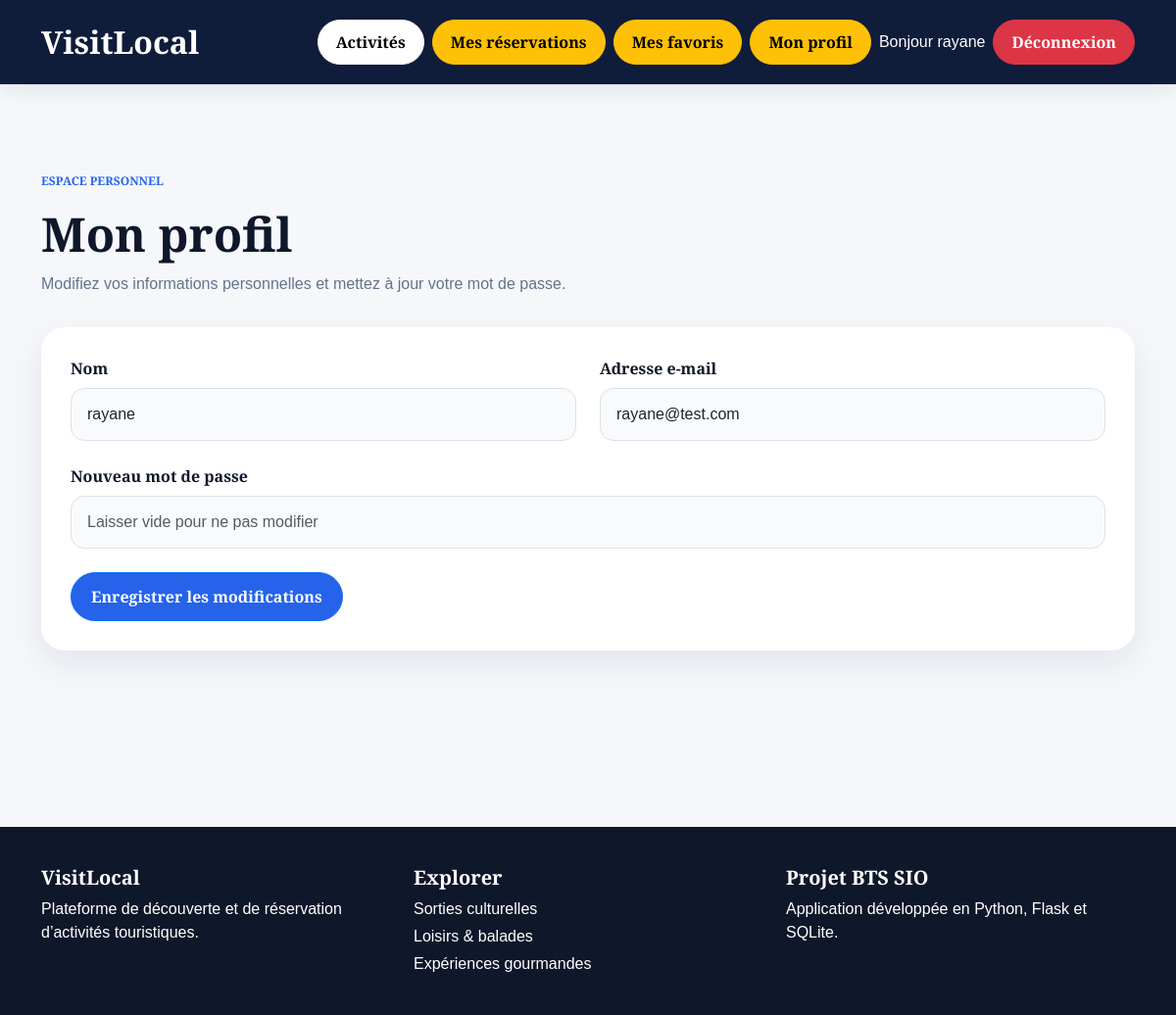
The app's page /profil (signed in) with its own data.
### tables this page shows
CREATE TABLE users (
    id INTEGER PRIMARY KEY AUTOINCREMENT,
    nom TEXT NOT NULL,
    email TEXT NOT NULL UNIQUE,
    mot_de_passe TEXT NOT NULL,
    role TEXT NOT NULL DEFAULT 'user'
);

### app.py (the view, shortened to what this page needs)
@app.route('/profil', methods=['GET', 'POST'])
def profil():
    if 'user_id' not in session:
        return redirect('/login')
    conn = get_db_connection()
    user = conn.execute(
        'SELECT * FROM users WHERE id = ?',
        (session['user_id'],)
    ).fetchone()
    conn.close()
    return render_template('profil.html', user=user)

### app.py (called while the page is built)
def get_db_connection():
    conn = sqlite3.connect('database.db')
    conn.row_factory = sqlite3.Row
    return conn

### templates/profil.html
{% extends 'base.html' %}
{% block content %}
<section class="editorial-section first-section">
    <div class="section-heading">
        <p class="section-kicker">ESPACE PERSONNEL</p>
        <h2>Mon profil</h2>
        <p class="section-description">
            Modifiez vos informations personnelles et mettez à jour votre mot de passe.
        </p>
    </div>
    <div class="admin-form-card">
        <form method="POST">
            <div class="row g-4">
                <div class="col-md-6">
                    <label class="form-label">Nom</label>
                    <input type="text" name="nom" class="form-control" value="{{ user.nom }}" required>
                </div>
                <div class="col-md-6">
                    <label class="form-label">Adresse e-mail</label>
                    <input type="email" name="email" class="form-control" value="{{ user.email }}" required>
                </div>
                <div class="col-12">
                    <label class="form-label">Nouveau mot de passe</label>
                    <input type="password" name="mot_de_passe" class="form-control" placeholder="Laisser vide pour ne pas modifier">
                </div>
            </div>
            <button type="submit" class="btn btn-primary hero-btn-admin mt-4">
                Enregistrer les modifications
            </button>
        </form>
    </div>
</section>
{% endblock %}

### templates/base.html (shortened to what this page needs)
<!DOCTYPE html>
<html lang="fr">
<head>
    <link href="https://cdn.jsdelivr.net/npm/bootstrap@5.3.3/dist/css/bootstrap.min.css" rel="stylesheet">
    <link rel="stylesheet" href="/static/css/style.css">
</head>
<body>
<nav class="navbar navbar-expand-lg navbar-dark custom-navbar">
    <div class="container">
        <a class="navbar-brand brand-logo" href="/">VisitLocal</a>
        <div class="d-flex align-items-center gap-2 flex-wrap">
            <a class="btn btn-light nav-pill" href="/activites">Activités</a>
            {% if session.get('user_id') %}
                <a class="btn btn-warning nav-pill" href="/mes_reservations">Mes réservations</a>
                <a class="btn btn-warning nav-pill" href="/favoris">Mes favoris</a>
                <a class="btn btn-warning nav-pill" href="/profil">Mon profil</a>
                <span class="text-white nav-hello">Bonjour {{ session['user_name'] }}</span>
                <a class="btn btn-danger nav-pill" href="/logout">Déconnexion</a>
            {% else %}
                <a class="btn btn-success nav-pill" href="/login">Connexion</a>
                <a class="btn btn-primary nav-pill" href="/register">Inscription</a>
            {% endif %}
        </div>
    </div>
</nav>
<div class="container main-spacing">
    {% block content %}{% endblock %}
</div>
<footer class="site-footer">
    <div class="container">
        <div class="row g-4">
            <div class="col-md-4">
                <h5>VisitLocal</h5>
                <p class="mb-0">
                    Plateforme de découverte et de réservation d’activités touristiques.
                </p>
            </div>
            <div class="col-md-4">
                <h5>Explorer</h5>
                <p class="mb-1">Sorties culturelles</p>
                <p class="mb-1">Loisirs & balades</p>
                <p class="mb-0">Expériences gourmandes</p>
            </div>
            <div class="col-md-4">
                <h5>Projet BTS SIO</h5>
                <p class="mb-0">Application développée en Python, Flask et SQLite.</p>
            </div>
        </div>
    </div>
</footer>
</body>
</html>

### static/css/style.css (style rules this page uses)
* { margin: 0; padding: 0; box-sizing: border-box; }
body { font-family: 'Playfair Display', sans-serif; background: #f5f7fb; color: #0f172a; line-height: 1.5; }
h1, h2, h3, h5, h6, .brand-logo { font-family: 'Playfair Display', sans-serif; font-weight : 700; }
a { text-decoration: none; }
.custom-navbar { background: #0f1c3a; padding: 14px 0; box-shadow: 0 6px 20px rgba(0, 0, 0, 0.08); }
.brand-logo { color: white !important; font-size: 2rem; font-weight: 700; }
.nav-pill { border-radius: 999px; padding: 10px 18px; font-weight: 600; }
.main-spacing { padding-top: 30px; padding-bottom: 60px; }
.section-heading { margin-bottom: 32px; }
.section-kicker { font-size: 12px; color: #2563eb; font-weight: 700; text-transform: uppercase; }
.section-heading h2 { font-size: 3rem; margin-bottom: 10px; }
.section-description { color: #64748b; }
.btn { border-radius: 999px !important; padding: 10px 18px !important; }
.btn-primary { background: #2563eb !important; color: white !important; }
.btn-light { background: white !important; }
.site-footer { margin-top: 60px; background: #0f172a; color: white; padding: 40px 0; }
.editorial-section { padding: 60px 0; }
.hero-btn-admin { border-radius: 999px !important; padding: 12px 20px !important; font-weight: 600 !important; }
.admin-table-card, .admin-form-card { background: white; border-radius: 24px; box-shadow: 0 14px 34px rgba(15, 23, 42, 0.08); overflow: hidden; }
.admin-form-card { padding: 30px; }
.admin-form-card .form-label { font-weight: 600; color: #0f172a; margin-bottom: 8px; }
.admin-form-card .form-control { border-radius: 14px !important; padding: 14px 16px !important; border: 1px solid #dbe2ea !important; background: #f8fafc !important; }

### records on screen
users: user_name "rayane", nom "rayane", email "rayane@test.com"
